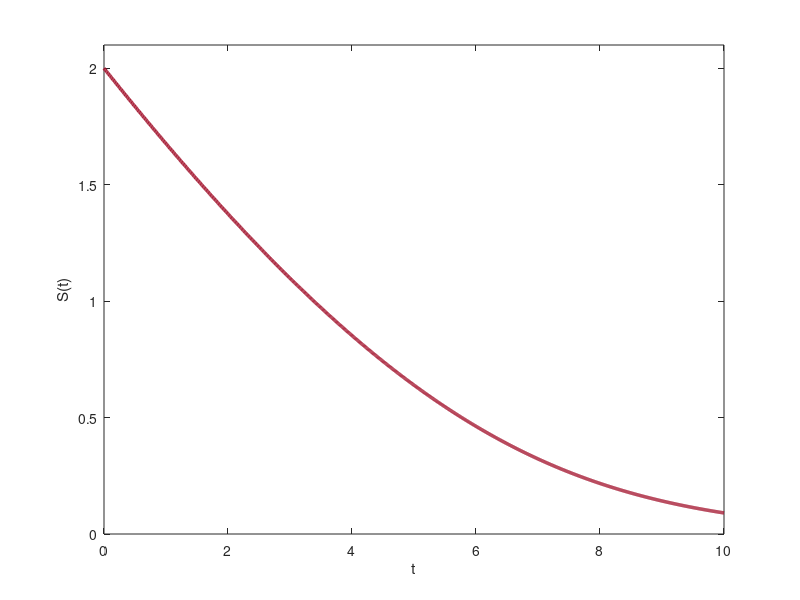

MATLAB code to generate this figure:
% Fig. 3.19: Michaelis-Menten kinetics, approximate solution with Euler's method (book, Section 3.4, Eq. 3.24 and 3.26)
% dS/dt = -kmax S/(k50 + S) with kmax = 0.5, k50 = 1, S(0) = 2; Euler's method S_{n+1} = S_n + h f(S_n) with h = 0.01
% (c) 2026 Philipp Kügler · Program for the book "Dynamical Systems in the Life Sciences" · MIT License (see LICENSE)
kmax = 0.5; k50 = 1;
f = @(S) -kmax * S / (k50 + S);
h = 0.01; T = 10;
N = round(T / h);
t = h * (0:N);
S = zeros(1, N + 1); S(1) = 2;
for n = 1:N
    S(n + 1) = S(n) + h * f(S(n));                       % one Euler step
end
for tt = [2 5 10]
    fprintf('S(%2d) ≈ %.4f\n', tt, S(round(tt / h) + 1));
end
plot(t, S, 'Color', [0.64 0.08 0.18], 'LineWidth', 2.5);
xlabel('t'); ylabel('S(t)'); ylim([0 2.1]);
